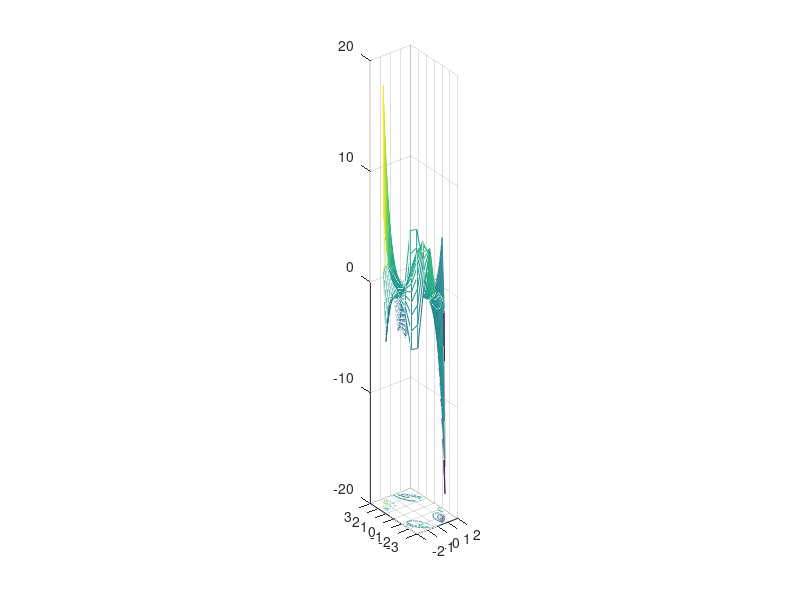

MATLAB code for this plot:
[theta,r]=meshgrid(0:2*pi/30:2*pi,0:0.02:1);
[X,Y]=pol2cart(theta,r);

x=2*X;
y=3*Y;

z=x.^2.*y.^3.*cos(2.*x+y);


%等高
meshc(x,y,z);

%着色表面
%surf(x,y,z)

%伪彩
%pcolor(x,y,z);
%colorbar
axis equal
%等高
%contour(x,y,z,'ShowText','on');
